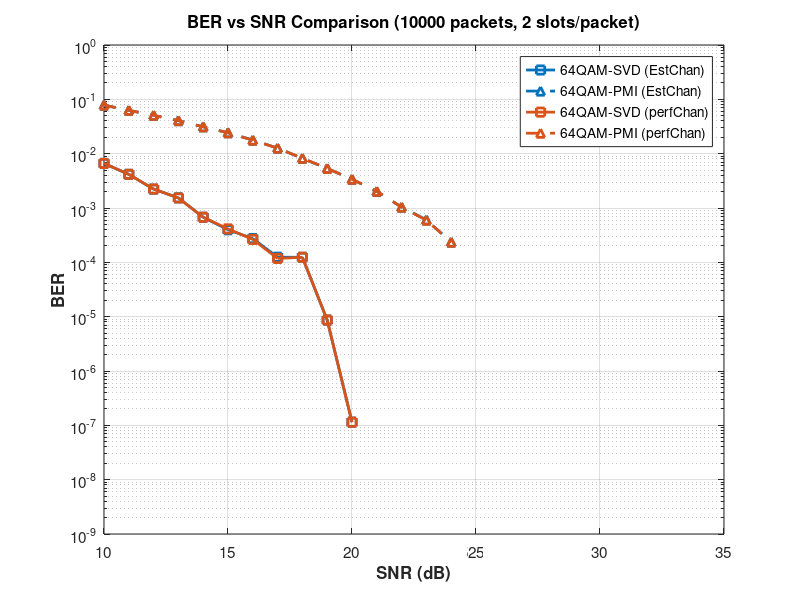

MATLAB code to generate this figure:
% Extract data from simulation results

% 64QAM-SVD (chanEst)
SNRdB_64QAM_SVD_chanEst = [10:35]';
BER_64QAM_SVD_chanEst = [6.6100e-03; 4.1613e-03; 2.2251e-03; 1.5372e-03; 6.7557e-04; ...
    3.9807e-04; 2.7410e-04; 1.2434e-04; 1.2377e-04; 8.6568e-06; ...
    1.1435e-07; 0.0000e+00; 0.0000e+00; 0.0000e+00; 0.0000e+00; ...
    0.0000e+00; 0.0000e+00; 0.0000e+00; 0.0000e+00; 0.0000e+00; ...
    0.0000e+00; 0.0000e+00; 0.0000e+00; 0.0000e+00; 0.0000e+00; ...
    0.0000e+00];

% 64QAM-PMI (chanEst)
SNRdB_64QAM_PMI_chanEst = [10:35]';
BER_64QAM_PMI_chanEst = [7.8200e-02; 6.2729e-02; 5.0847e-02; 4.0558e-02; 3.1200e-02; ...
    2.4310e-02; 1.7769e-02; 1.2637e-02; 8.2084e-03; 5.3446e-03; ...
    3.3820e-03; 2.0145e-03; 1.0400e-03; 6.0518e-04; 2.3540e-04; ...
    0.0000e+00; 0.0000e+00; 0.0000e+00; 0.0000e+00; 0.0000e+00; ...
    0.0000e+00; 0.0000e+00; 0.0000e+00; 0.0000e+00; 0.0000e+00; ...
    0.0000e+00];

% 64QAM-SVD (perfChan)
SNRdB_64QAM_SVD_perfChan = [10:35]';
BER_64QAM_SVD_perfChan = [6.6130e-03; 4.1654e-03; 2.2351e-03; 1.5313e-03; 6.7557e-04; ...
    4.1232e-04; 2.6436e-04; 1.1801e-04; 1.2377e-04; 8.6568e-06; ...
    1.1435e-07; 0.0000e+00; 0.0000e+00; 0.0000e+00; 0.0000e+00; ...
    0.0000e+00; 0.0000e+00; 0.0000e+00; 0.0000e+00; 0.0000e+00; ...
    0.0000e+00; 0.0000e+00; 0.0000e+00; 0.0000e+00; 0.0000e+00; ...
    0.0000e+00];

% 64QAM-PMI (perfChan)
SNRdB_64QAM_PMI_perfChan = [10:35]';
BER_64QAM_PMI_perfChan = [7.8170e-02; 6.2821e-02; 5.0833e-02; 4.0567e-02; 3.1191e-02; ...
    2.4245e-02; 1.7718e-02; 1.2639e-02; 8.2292e-03; 5.3511e-03; ...
    3.3826e-03; 2.0330e-03; 1.0360e-03; 5.9605e-04; 2.3542e-04; ...
    0.0000e+00; 0.0000e+00; 0.0000e+00; 0.0000e+00; 0.0000e+00; ...
    0.0000e+00; 0.0000e+00; 0.0000e+00; 0.0000e+00; 0.0000e+00; ...
    0.0000e+00];

% Store in cell arrays
SNRdB_all = {SNRdB_64QAM_SVD_chanEst, SNRdB_64QAM_PMI_chanEst, ...
             SNRdB_64QAM_SVD_perfChan, SNRdB_64QAM_PMI_perfChan};
avgBER_all = {BER_64QAM_SVD_chanEst, BER_64QAM_PMI_chanEst, ...
              BER_64QAM_SVD_perfChan, BER_64QAM_PMI_perfChan};

% Configuration
ModOrderList = [64, 64]; % chanEst, perfChan
pmiPrecodingList = [false, true]; % SVD, PMI
combinationLabels = {'64QAM-SVD (EstChan)', '64QAM-PMI (EstChan)', ...
                     '64QAM-SVD (perfChan)', '64QAM-PMI (perfChan)'};
numIter = 10000;
noSlotsSim = 2;

% Plotting
numCombinations = length(ModOrderList) * length(pmiPrecodingList);
modColors = lines(length(ModOrderList));
lineStyles = {'-', '--'};
markers = {'s', '^'};

for combIdx = 1:numCombinations
    modIdx = ceil(combIdx / length(pmiPrecodingList));
    pmiIdx = mod(combIdx - 1, length(pmiPrecodingList)) + 1;
    
    semilogy(SNRdB_all{combIdx}, avgBER_all{combIdx}, ... 
        'LineWidth', 2, ...
        'LineStyle', lineStyles{pmiIdx}, ...
        'Marker', markers{pmiIdx}, ...
        'MarkerSize', 6, ...
        'Color', modColors(modIdx, :), ...
        'DisplayName', combinationLabels{combIdx});
    hold on;
end

grid on;
hold off;
xlabel('SNR (dB)', 'FontSize', 12, 'FontWeight', 'bold');
ylabel('BER', 'FontSize', 12, 'FontWeight', 'bold');
title(sprintf('BER vs SNR Comparison (%d packets, %d slots/packet)', numIter, noSlotsSim), ...
    'FontSize', 14, 'FontWeight', 'bold');
legend('Location', 'best', 'FontSize', 10);
set(gca, 'FontSize', 11);
ylim([1e-9 1e0]);
